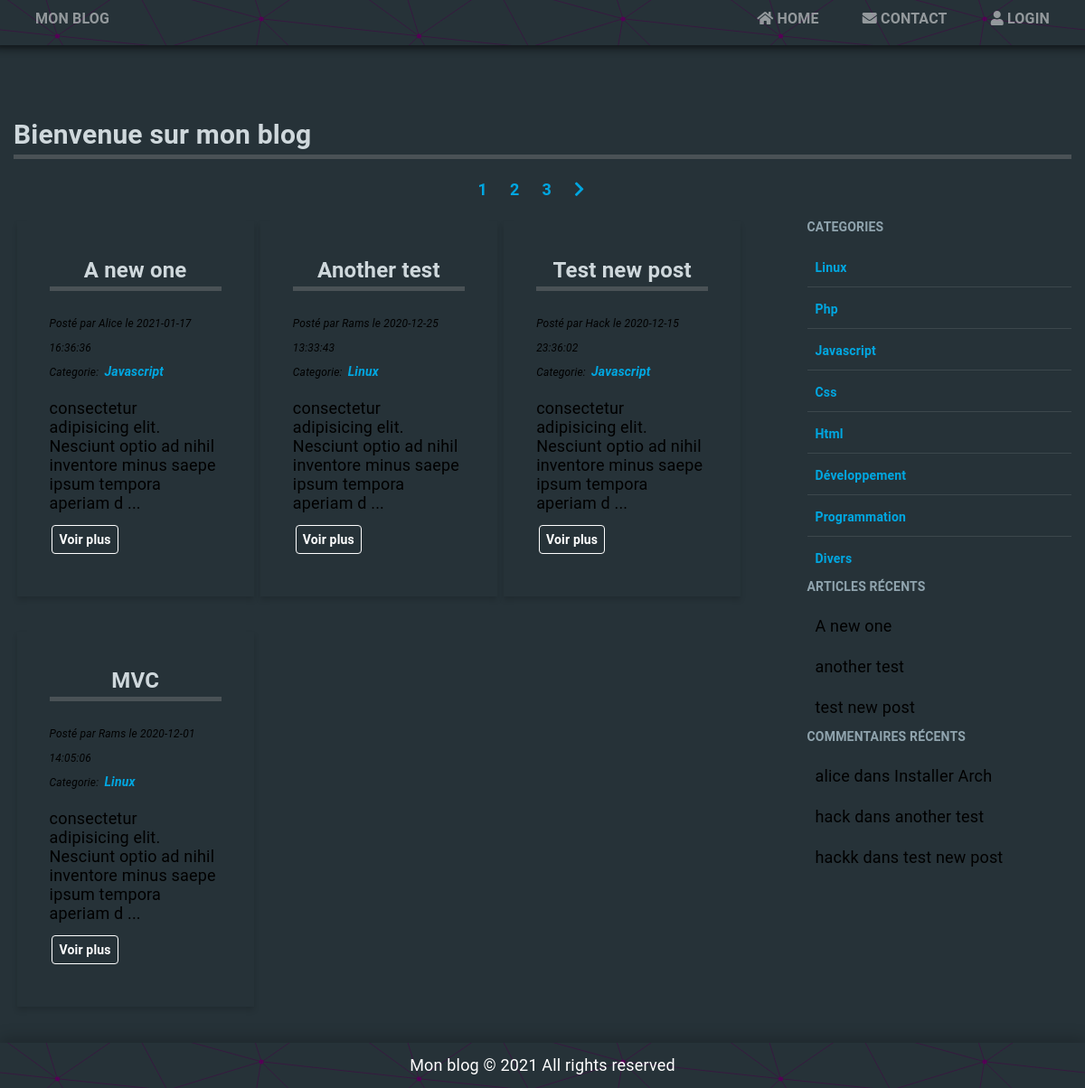
The page / on the database its author committed.
### tables this page shows
CREATE TABLE `posts` (
  `id` int(11) UNSIGNED NOT NULL,
  `title` varchar(100) NOT NULL,
  `content` text NOT NULL,
  `author_id` int(10) UNSIGNED NOT NULL,
  `category_id` int(10) UNSIGNED NOT NULL,
  `created` datetime NOT NULL,
  `updated` datetime DEFAULT NULL,
  `published` tinyint(4) DEFAULT NULL
);

CREATE TABLE `authors` (
  `id` int(11) UNSIGNED NOT NULL,
  `authorName` varchar(60) NOT NULL,
  `authorEmail` varchar(100) NOT NULL
);

CREATE TABLE `categories` (
  `id` int(11) UNSIGNED NOT NULL,
  `categoryName` varchar(50) NOT NULL
);

### inc/utils.php (called while the page is built, shortened)
<?php
function isAuthenticated()
{
    return isset($_SESSION['auth']) && $_SESSION['auth'] == true;
}
function validate(string $args)
{
    return htmlspecialchars($args, ENT_QUOTES, 'UTF-8');
}

### inc/DatabaseConnection.php (called while the page is built)
<?php
function getDatabase()
{
    try {
        $pdo = new PDO('mysql:host=localhost;dbname=project_blog;charset=utf8', 'root', 'root');
        $pdo->setAttribute(PDO::ATTR_ERRMODE, PDO::ERRMODE_EXCEPTION);
        $pdo->exec('SET NAMES "utf8"');
    } catch (\PDOException $e) {
        die('Error: ' . $e->getMessage());
    }
    return $pdo;
}

### index.php (the view, shortened to what this page needs)
<?php
include_once 'inc/utils.php';
include_once 'inc/DatabaseConnection.php';
$sql = 'SELECT COUNT(*) AS totalPosts FROM posts';
$statement = getDatabase()->query($sql);
$result = $statement->fetch(PDO::FETCH_OBJ);
$totalPosts = $result->totalPosts;
$postPerPage = 4;
$totalPages = ceil($totalPosts/$postPerPage);
$currentPage = 1;
if (isset($_GET['page']) && !empty($_GET['page']) &&
    $_GET['page'] > 0 && $_GET['page'] <= $totalPages)
{
    $currentPage = (int) $_GET['page'];
    if ($currentPage == '1') {
        http_response_code(301);
        header('Location: /');
        exit();
    }
} else {
    $currentPage = 1;
}
$startCount = ($currentPage - 1) * $postPerPage;
$sql = 'SELECT posts.id, posts.title, posts.content, posts.author_id,
            posts.category_id, posts.created, posts.published,
            authors.authorName AS author,
            categories.categoryName AS category
        FROM posts
        JOIN authors
            ON posts.author_id = authors.id
        JOIN categories
            ON posts.category_id = categories.id
        ORDER BY created DESC LIMIT
'. $startCount . ',' . $postPerPage;
$statement = getDatabase()->query($sql);
$posts = $statement->fetchAll(PDO::FETCH_OBJ);
$sql = 'SELECT id, categoryName FROM categories';
$statement = getDatabase()->query($sql);
$categories = $statement->fetchAll(PDO::FETCH_OBJ);
$sql = 'SELECT posts.title FROM posts
    ORDER BY created DESC LIMIT 0, 3
';
$statement = getDatabase()->query($sql);
$result = $statement->fetchAll(PDO::FETCH_OBJ);
$lastPosts = $result;
$sql = 'SELECT comments.name, posts.title AS postTitle
    FROM comments
    INNER JOIN posts ON comments.post_id = posts.id
    ORDER BY comments.created DESC LIMIT 0, 3
';
$statement = getDatabase()->query($sql);
$result = $statement->fetchAll(PDO::FETCH_OBJ);
$lastComments = $result;
?>
<!DOCTYPE html>
<html lang="fr" dir="ltr">
<head>
    <link rel="stylesheet" href="https://use.fontawesome.com/releases/v5.11.2/css/all.css">
    <link rel="stylesheet" href="/css/normalize.css">
    <link rel="stylesheet" href="/css/style.css">
</head>
<body>
    <header>
        <section class="container">
            <div class="header-top">
                <a href="/">Mon blog</a>
                <nav>
                    <a href="/"><i class="fas fa-home"></i>&nbsp;Home</a>
                    <a href="/contact.php"><i class="fas fa-envelope"></i>&nbsp;Contact</a>
                    <?php if (isAuthenticated()): ?>
                        <a href="/dashboard.php"><i class="fas fa-tachometer-alt"></i>&nbsp;Dashboard</a>
                        <a href="/logout.php"><i class="fas fa-user"></i>&nbsp;Logout</a>
                    <?php else: ?>
                        <a href="/login.php"><i class="fas fa-user"></i>&nbsp;Login</a>
                    <?php endif ?>
                </nav>
            </div>
        </section>
    </header>
    <main class="container">
        <h1>Bienvenue sur mon blog</h1>
        <ul class="pagination">
            <?php for ($index = 1; $index <= $totalPages; $index++): ?>
                <li>
                    <a href="/index.php?page=<?= $index ?>"><?= $index ?></a>
                </li>
            <?php endfor ?>
            <?php if ($currentPage < $totalPages): ?>
                <li class="next">
                    <a href="/index.php?page=<?= $currentPage + 1 ?>"><i class="fas fa-chevron-right"></i></a>
                </li>
            <?php endif ?>
        </ul>
        <section class="post-content">
            <?php foreach ($posts as $post): ?>
                <article class="card">
                    <section class="card__header">
                        <h2><?= validate(ucfirst($post->title)) ?></h2>
                        <em>Posté par <?= validate(ucfirst($post->author)) ?> le <?= validate($post->created) ?></em></br>
                        <em>
                            <span>Categorie:&nbsp;</span>
                            <a href="/category.php?id=<?= intval($post->category_id) ?>">
                                <?= validate(ucfirst($post->category)) ?>
                            </a>
                        </em>
                    </section>
                    <section class="card__body">
                        <p><?= nl2br(substr(validate($post->content), 0, 100)) ?>&nbsp;...</p>
                        <p><a class="btn" href="/showpost.php?id=<?= intval($post->id) ?>">Voir plus</a></p>
                    </section>
                </article>
            <?php endforeach ?>
        </section>
        <aside class="categories">
            <h4>Categories</h4>
            <ul>
                <?php foreach ($categories as $category): ?>
                    <li>
                        <a href="/category.php?id=<?= intval($category->id) ?>">
                            <?= validate(ucfirst($category->categoryName)) ?>
                        </a>
                    </li>
                <?php endforeach ?>
            </ul>
            <h4>articles récents</h4>
            <?php foreach ($lastPosts as $lastPost): ?>
                <ul>
                    <li><?= validate($lastPost->title) ?></li>
                </ul>
            <?php endforeach ?>
            <h4>commentaires récents</h4>
            <?php foreach ($lastComments as $lastComment): ?>
                <ul>
                    <li><?= validate($lastComment->name). ' dans ' . validate($lastComment->postTitle)?></li>
                </ul>
            <?php endforeach ?>
        </aside>
        <div class="clearfix"></div>
    </main>
    <footer>
        <p>Mon blog &copy; <?= Date('Y') ?> All rights reserved</p>
    </footer>
</body>
</html>

### css/style.css (style rules this page uses)
:root { --bg-primary: #263238; --text-color: #000; --title-color: #cfd8dc; }
html { height: 100%; font-size: 62.5%; }
body { position: relative; min-height: 100%; padding-bottom: 3em; font-family: Roboto, Oxygen-Sans, Ubuntu, Cantarell, "Helvetica Neue", sans-serif; font-size: 1.8rem; letter-spacing: .01em; line-height: 1.5; background: var(--bg-primary); }
*, *::before, *::after { -webkit-box-sizing: border-box; -moz-box-sizing: border-box; -o-box-sizing: border-box; box-sizing: border-box; }
.clearfix:after, .clearfix:before { content: ''; display: block; }
.clearfix:after { clear: both; }
.container { margin: 0 auto; width: 100%; }
@media screen and (min-width: 768px) { .container { width: 750px; } }
@media (min-width: 992px) { .container { width: 970px; } }
@media (min-width: 1200px) { .container { width: 1170px; } }
header { position: fixed; top: 0; width: 100%; margin-bottom: 5em; min-height: 50px; box-shadow: 0 0 4px 2px rgba(0, 0, 0, .3), 0 0 4px 5px rgba(0, 0, 0, .2), 0 0 4px 10px rgba(0, 0, 0, .1); background-color: #263238; z-index: 999; }
.header-top { display: flex; justify-content: space-between; align-items: center; max-height: 50px; }
.header-top a { padding: 0.5em 1.5em; line-height: 25px; font-size: 1.6rem; text-transform: uppercase; color: rgba(255, 255, 255, 0.5); }
nav { display: flex; justify-content: center; }
a { font-size: 1.4rem; font-weight: bold; text-decoration: none; color: rgba(0, 167, 225, 1); transition: all .3s ease-in; }
h1, h2, h3 { margin-top: 0; font-size: 3rem; color: var(--title-color); border-bottom: 5px solid rgba(155, 155, 155, .3); }
p { font: normal 1.8rem 'Roboto', Helvetica, Arial, sans-serif; color: var(--text-color); }
main { padding-top: 7em; }
.btn, input[type=submit] { padding: .5em; margin: .1em .2em; background-color: transparent; color: white; border: 1px solid #fff; border-radius: 4px; cursor: pointer; }
.post-content { display: -webkit-flex; display: -ms-flex; display: flex; flex-direction: column; }
.card { padding: 2em; margin: .2em; width: 100%; margin-bottom: 2em; box-shadow: 0 4px 6px 0 rgba(0, 0, 0, .14); transition: all .3s ease-in; }
.card h2 { font-size: 2.4rem; text-align: center; }
.card a { font-size: 1.4rem; text-align: center; transition: all .3s ease-in; }
.card em { font-size: 1.2rem; }
.categories { float: right; width: 25%; }
.categories h4 { font-size: 1.4rem; margin-top: 0; margin-bottom: 1rem; text-transform: uppercase; color: #90a4ae; }
.categories ul { margin: 0; padding-left: 0; list-style: none; }
.categories ul li { border-bottom: 1px solid rgba(255, 255, 255, 0.1); padding: 0.5em; }
.categories ul li:last-child { border: none; }
.post-content { display: -webkit-flex; display: -ms-flex; display: flex; flex-direction: column; float: left; width: 70%; }
@media (min-width: 992px) { .post-content { flex-flow: row wrap; } }
@media (min-width: 992px) { .card { padding: 2em; margin: .2em; max-width: 32%; margin-bottom: 2em; } }
.pagination { display: -webkit-flex; display: -ms-flex; display: flex; list-style: none; padding-left: 0; justify-content: center; }
.pagination li a { font-size: 1.8rem; padding-right: 2.5rem; }
footer { position: absolute; width: 100%; min-height: 50px; bottom: 0; background-color: #263238; box-shadow: 0 -4px 17px 1px rgba(0, 0, 0, 0.2); }
footer p { margin: 0; line-height: 50px; text-align: center; color: #fff; }

### rows shown on the page
posts: title "A new one", author.authorName "Alice", created "2021-01-17 16:36:36", category.categoryName "Javascript", content "consectetur adipisicing elit. Nesciunt optio ad nihil inventore minus saepe ipsum tempora aperiam d"
posts: title "Another test", author.authorName "Rams", created "2020-12-25 13:33:43", category.categoryName "Linux", content "consectetur adipisicing elit. Nesciunt optio ad nihil inventore minus saepe ipsum tempora aperiam d"
posts: title "Test new post", author.authorName "Hack", created "2020-12-15 23:36:02", category.categoryName "Javascript", content "consectetur adipisicing elit. Nesciunt optio ad nihil inventore minus saepe ipsum tempora aperiam d"
posts: title "MVC", author.authorName "Rams", created "2020-12-01 14:05:06", category.categoryName "Linux", content "consectetur adipisicing elit. Nesciunt optio ad nihil inventore minus saepe ipsum tempora aperiam d"
categories: categoryName "Linux"
categories: categoryName "Php"
categories: categoryName "Javascript"
categories: categoryName "Css"
categories: categoryName "Html"
categories: categoryName "Développement"
categories: categoryName "Programmation"
categories: categoryName "Divers"

### other values the page prints
validate($lastPost->title) "A new one"
validate($lastPost->title) "another test"
validate($lastPost->title) "test new post"
validate($lastComment->name) "alice"
validate($lastComment->postTitle) "Installer Arch"
validate($lastComment->name) "hack"
validate($lastComment->postTitle) "another test"
validate($lastComment->name) "hackk"
validate($lastComment->postTitle) "test new post"
Date('Y') "2021"
